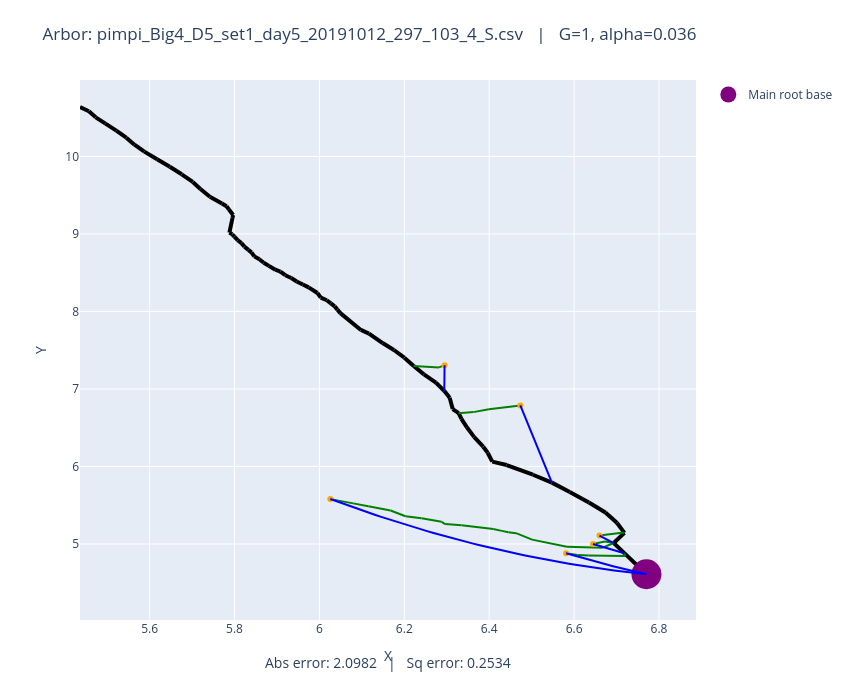

Source (notebook cell):
### Code cell
# Plot both observed and optimized
plot_arbors(fname, 1, 0.036)

### Figure 1 — Plotly figure (JSON) as saved in the notebook; plotly's stock layout.template omitted (floating-point values rounded to 4 significant figures)
{"data": [{"line": {"color": "black", "width": 4}, "mode": "lines", "showlegend": false, "type": "scatter", "x": [6.77, 6.718], "y": [4.61, 4.882]}, {"line": {"color": "black", "width": 4}, "mode": "lines", "showlegend": false, "type": "scatter", "x": [6.718, 6.693], "y": [4.882, 5.013]}, {"line": {"color": "black", "width": 4}, "mode": "lines", "showlegend": false, "type": "scatter", "x": [6.693, 6.719], "y": [5.013, 5.144]}, {"line": {"color": "black", "width": 4}, "mode": "lines", "showlegend": false, "type": "scatter", "x": [6.719, 6.701], "y": [5.144, 5.274]}, {"line": {"color": "black", "width": 4}, "mode": "lines", "showlegend": false, "type": "scatter", "x": [6.701, 6.674], "y": [5.274, 5.406]}, {"line": {"color": "black", "width": 4}, "mode": "lines", "showlegend": false, "type": "scatter", "x": [6.674, 6.635], "y": [5.406, 5.536]}, {"line": {"color": "black", "width": 4}, "mode": "lines", "showlegend": false, "type": "scatter", "x": [6.635, 6.59], "y": [5.536, 5.672]}, {"line": {"color": "black", "width": 4}, "mode": "lines", "showlegend": false, "type": "scatter", "x": [6.59, 6.548], "y": [5.672, 5.792]}, {"line": {"color": "black", "width": 4}, "mode": "lines", "showlegend": false, "type": "scatter", "x": [6.548, 6.503], "y": [5.792, 5.894]}, {"line": {"color": "black", "width": 4}, "mode": "lines", "showlegend": false, "type": "scatter", "x": [6.503, 6.441], "y": [5.894, 6.019]}, {"line": {"color": "black", "width": 4}, "mode": "lines", "showlegend": false, "type": "scatter", "x": [6.441, 6.407], "y": [6.019, 6.063]}, {"line": {"color": "black", "width": 4}, "mode": "lines", "showlegend": false, "type": "scatter", "x": [6.407, 6.396], "y": [6.063, 6.177]}, {"line": {"color": "black", "width": 4}, "mode": "lines", "showlegend": false, "type": "scatter", "x": [6.396, 6.386], "y": [6.177, 6.255]}, {"line": {"color": "black", "width": 4}, "mode": "lines", "showlegend": false, "type": "scatter", "x": [6.386, 6.365], "y": [6.255, 6.379]}, {"line": {"color": "black", "width": 4}, "mode": "lines", "showlegend": false, "type": "scatter", "x": [6.365, 6.347], "y": [6.379, 6.505]}, {"line": {"color": "black", "width": 4}, "mode": "lines", "showlegend": false, "type": "scatter", "x": [6.347, 6.335], "y": [6.505, 6.615]}, {"line": {"color": "black", "width": 4}, "mode": "lines", "showlegend": false, "type": "scatter", "x": [6.335, 6.328], "y": [6.615, 6.688]}, {"line": {"color": "black", "width": 4}, "mode": "lines", "showlegend": false, "type": "scatter", "x": [6.328, 6.314], "y": [6.688, 6.741]}, {"line": {"color": "black", "width": 4}, "mode": "lines", "showlegend": false, "type": "scatter", "x": [6.314, 6.307], "y": [6.741, 6.888]}, {"line": {"color": "black", "width": 4}, "mode": "lines", "showlegend": false, "type": "scatter", "x": [6.307, 6.294], "y": [6.888, 6.973]}, {"line": {"color": "black", "width": 4}, "mode": "lines", "showlegend": false, "type": "scatter", "x": [6.294, 6.275], "y": [6.973, 7.082]}, {"line": {"color": "black", "width": 4}, "mode": "lines", "showlegend": false, "type": "scatter", "x": [6.275, 6.246], "y": [7.082, 7.188]}, {"line": {"color": "black", "width": 4}, "mode": "lines", "showlegend": false, "type": "scatter", "x": [6.246, 6.222], "y": [7.188, 7.296]}, {"line": {"color": "black", "width": 4}, "mode": "lines", "showlegend": false, "type": "scatter", "x": [6.222, 6.2], "y": [7.296, 7.404]}, {"line": {"color": "black", "width": 4}, "mode": "lines", "showlegend": false, "type": "scatter", "x": [6.2, 6.176], "y": [7.404, 7.502]}, {"line": {"color": "black", "width": 4}, "mode": "lines", "showlegend": false, "type": "scatter", "x": [6.176, 6.149], "y": [7.502, 7.592]}, {"line": {"color": "black", "width": 4}, "mode": "lines", "showlegend": false, "type": "scatter", "x": [6.149, 6.117], "y": [7.592, 7.715]}, {"line": {"color": "black", "width": 4}, "mode": "lines", "showlegend": false, "type": "scatter", "x": [6.117, 6.098], "y": [7.715, 7.761]}, {"line": {"color": "black", "width": 4}, "mode": "lines", "showlegend": false, "type": "scatter", "x": [6.098, 6.049], "y": [7.761, 7.978]}, {"line": {"color": "black", "width": 4}, "mode": "lines", "showlegend": false, "type": "scatter", "x": [6.049, 6.042], "y": [7.978, 8.023]}, {"line": {"color": "black", "width": 4}, "mode": "lines", "showlegend": false, "type": "scatter", "x": [6.042, 6.036], "y": [8.023, 8.065]}, {"line": {"color": "black", "width": 4}, "mode": "lines", "showlegend": false, "type": "scatter", "x": [6.036, 6.027], "y": [8.065, 8.104]}, {"line": {"color": "black", "width": 4}, "mode": "lines", "showlegend": false, "type": "scatter", "x": [6.027, 6.017], "y": [8.104, 8.145]}, {"line": {"color": "black", "width": 4}, "mode": "lines", "showlegend": false, "type": "scatter", "x": [6.017, 6.003], "y": [8.145, 8.179]}, {"line": {"color": "black", "width": 4}, "mode": "lines", "showlegend": false, "type": "scatter", "x": [6.003, 5.995], "y": [8.179, 8.238]}, {"line": {"color": "black", "width": 4}, "mode": "lines", "showlegend": false, "type": "scatter", "x": [5.995, 5.975], "y": [8.238, 8.31]}, {"line": {"color": "black", "width": 4}, "mode": "lines", "showlegend": false, "type": "scatter", "x": [5.975, 5.961], "y": [8.31, 8.347]}, {"line": {"color": "black", "width": 4}, "mode": "lines", "showlegend": false, "type": "scatter", "x": [5.961, 5.946], "y": [8.347, 8.387]}, {"line": {"color": "black", "width": 4}, "mode": "lines", "showlegend": false, "type": "scatter", "x": [5.946, 5.934], "y": [8.387, 8.431]}, {"line": {"color": "black", "width": 4}, "mode": "lines", "showlegend": false, "type": "scatter", "x": [5.934, 5.92], "y": [8.431, 8.467]}, {"line": {"color": "black", "width": 4}, "mode": "lines", "showlegend": false, "type": "scatter", "x": [5.92, 5.908], "y": [8.467, 8.515]}, {"line": {"color": "black", "width": 4}, "mode": "lines", "showlegend": false, "type": "scatter", "x": [5.908, 5.896], "y": [8.515, 8.538]}, {"line": {"color": "black", "width": 4}, "mode": "lines", "showlegend": false, "type": "scatter", "x": [5.896, 5.881], "y": [8.538, 8.588]}, {"line": {"color": "black", "width": 4}, "mode": "lines", "showlegend": false, "type": "scatter", "x": [5.881, 5.869], "y": [8.588, 8.629]}, {"line": {"color": "black", "width": 4}, "mode": "lines", "showlegend": false, "type": "scatter", "x": [5.869, 5.859], "y": [8.629, 8.673]}, {"line": {"color": "black", "width": 4}, "mode": "lines", "showlegend": false, "type": "scatter", "x": [5.859, 5.847], "y": [8.673, 8.711]}, {"line": {"color": "black", "width": 4}, "mode": "lines", "showlegend": false, "type": "scatter", "x": [5.847, 5.84], "y": [8.711, 8.762]}, {"line": {"color": "black", "width": 4}, "mode": "lines", "showlegend": false, "type": "scatter", "x": [5.84, 5.833], "y": [8.762, 8.795]}, {"line": {"color": "black", "width": 4}, "mode": "lines", "showlegend": false, "type": "scatter", "x": [5.833, 5.823], "y": [8.795, 8.836]}, {"line": {"color": "black", "width": 4}, "mode": "lines", "showlegend": false, "type": "scatter", "x": [5.823, 5.816], "y": [8.836, 8.881]}, {"line": {"color": "black", "width": 4}, "mode": "lines", "showlegend": false, "type": "scatter", "x": [5.816, 5.807], "y": [8.881, 8.919]}, {"line": {"color": "black", "width": 4}, "mode": "lines", "showlegend": false, "type": "scatter", "x": [5.807, 5.8], "y": [8.919, 8.964]}, {"line": {"color": "black", "width": 4}, "mode": "lines", "showlegend": false, "type": "scatter", "x": [5.8, 5.795], "y": [8.964, 8.995]}, {"line": {"color": "black", "width": 4}, "mode": "lines", "showlegend": false, "type": "scatter", "x": [5.795, 5.788], "y": [8.995, 9.017]}, {"line": {"color": "black", "width": 4}, "mode": "lines", "showlegend": false, "type": "scatter", "x": [5.788, 5.795], "y": [9.017, 9.208]}, {"line": {"color": "black", "width": 4}, "mode": "lines", "showlegend": false, "type": "scatter", "x": [5.795, 5.797], "y": [9.208, 9.244]}, {"line": {"color": "black", "width": 4}, "mode": "lines", "showlegend": false, "type": "scatter", "x": [5.797, 5.787], "y": [9.244, 9.315]}, {"line": {"color": "black", "width": 4}, "mode": "lines", "showlegend": false, "type": "scatter", "x": [5.787, 5.781], "y": [9.315, 9.357]}, {"line": {"color": "black", "width": 4}, "mode": "lines", "showlegend": false, "type": "scatter", "x": [5.781, 5.77], "y": [9.357, 9.392]}, {"line": {"color": "black", "width": 4}, "mode": "lines", "showlegend": false, "type": "scatter", "x": [5.77, 5.742], "y": [9.392, 9.479]}, {"line": {"color": "black", "width": 4}, "mode": "lines", "showlegend": false, "type": "scatter", "x": [5.742, 5.72], "y": [9.479, 9.58]}, {"line": {"color": "black", "width": 4}, "mode": "lines", "showlegend": false, "type": "scatter", "x": [5.72, 5.702], "y": [9.58, 9.671]}, {"line": {"color": "black", "width": 4}, "mode": "lines", "showlegend": false, "type": "scatter", "x": [5.702, 5.676], "y": [9.671, 9.77]}, {"line": {"color": "black", "width": 4}, "mode": "lines", "showlegend": false, "type": "scatter", "x": [5.676, 5.648], "y": [9.77, 9.867]}, {"line": {"color": "black", "width": 4}, "mode": "lines", "showlegend": false, "type": "scatter", "x": [5.648, 5.618], "y": [9.867, 9.965]}, {"line": {"color": "black", "width": 4}, "mode": "lines", "showlegend": false, "type": "scatter", "x": [5.618, 5.588], "y": [9.965, 10.06]}, {"line": {"color": "black", "width": 4}, "mode": "lines", "showlegend": false, "type": "scatter", "x": [5.588, 5.564], "y": [10.06, 10.15]}, {"line": {"color": "black", "width": 4}, "mode": "lines", "showlegend": false, "type": "scatter", "x": [5.564, 5.545], "y": [10.15, 10.24]}, {"line": {"color": "black", "width": 4}, "mode": "lines", "showlegend": false, "type": "scatter", "x": [5.545, 5.522], "y": [10.24, 10.33]}, {"line": {"color": "black", "width": 4}, "mode": "lines", "showlegend": false, "type": "scatter", "x": [5.522, 5.496], "y": [10.33, 10.42]}, {"line": {"color": "black", "width": 4}, "mode": "lines", "showlegend": false, "type": "scatter", "x": [5.496, 5.473], "y": [10.42, 10.5]}, {"line": {"color": "black", "width": 4}, "mode": "lines", "showlegend": false, "type": "scatter", "x": [5.473, 5.457], "y": [10.5, 10.58]}, {"line": {"color": "black", "width": 4}, "mode": "lines", "showlegend": false, "type": "scatter", "x": [5.457, 5.436], "y": [10.58, 10.64]}, {"line": {"color": "green", "width": 2}, "mode": "lines", "showlegend": false, "type": "scatter", "x": [6.66, 6.717], "y": [5.109, 5.147]}, {"line": {"color": "green", "width": 2}, "mode": "lines", "showlegend": false, "type": "scatter", "x": [6.717, 6.719], "y": [5.147, 5.144]}, {"line": {"color": "green", "width": 2}, "mode": "lines", "showlegend": false, "type": "scatter", "x": [6.645, 6.673], "y": [5.001, 5.034]}, {"line": {"color": "green", "width": 2}, "mode": "lines", "showlegend": false, "type": "scatter", "x": [6.673, 6.693], "y": [5.034, 5.013]}, {"line": {"color": "green", "width": 2}, "mode": "lines", "showlegend": false, "type": "scatter", "x": [6.026, 6.045], "y": [5.581, 5.559]}, {"line": {"color": "green", "width": 2}, "mode": "lines", "showlegend": false, "type": "scatter", "x": [6.045, 6.08], "y": [5.559, 5.524]}, {"line": {"color": "green", "width": 2}, "mode": "lines", "showlegend": false, "type": "scatter", "x": [6.08, 6.115], "y": [5.524, 5.486]}, {"line": {"color": "green", "width": 2}, "mode": "lines", "showlegend": false, "type": "scatter", "x": [6.115, 6.168], "y": [5.486, 5.433]}, {"line": {"color": "green", "width": 2}, "mode": "lines", "showlegend": false, "type": "scatter", "x": [6.168, 6.203], "y": [5.433, 5.358]}, {"line": {"color": "green", "width": 2}, "mode": "lines", "showlegend": false, "type": "scatter", "x": [6.203, 6.241], "y": [5.358, 5.332]}, {"line": {"color": "green", "width": 2}, "mode": "lines", "showlegend": false, "type": "scatter", "x": [6.241, 6.288], "y": [5.332, 5.286]}, {"line": {"color": "green", "width": 2}, "mode": "lines", "showlegend": false, "type": "scatter", "x": [6.288, 6.296], "y": [5.286, 5.257]}, {"line": {"color": "green", "width": 2}, "mode": "lines", "showlegend": false, "type": "scatter", "x": [6.296, 6.335], "y": [5.257, 5.241]}, {"line": {"color": "green", "width": 2}, "mode": "lines", "showlegend": false, "type": "scatter", "x": [6.335, 6.41], "y": [5.241, 5.194]}, {"line": {"color": "green", "width": 2}, "mode": "lines", "showlegend": false, "type": "scatter", "x": [6.41, 6.43], "y": [5.194, 5.169]}, {"line": {"color": "green", "width": 2}, "mode": "lines", "showlegend": false, "type": "scatter", "x": [6.43, 6.445], "y": [5.169, 5.151]}, {"line": {"color": "green", "width": 2}, "mode": "lines", "showlegend": false, "type": "scatter", "x": [6.445, 6.463], "y": [5.151, 5.14]}, {"line": {"color": "green", "width": 2}, "mode": "lines", "showlegend": false, "type": "scatter", "x": [6.463, 6.501], "y": [5.14, 5.056]}, {"line": {"color": "green", "width": 2}, "mode": "lines", "showlegend": false, "type": "scatter", "x": [6.501, 6.583], "y": [5.056, 4.963]}, {"line": {"color": "green", "width": 2}, "mode": "lines", "showlegend": false, "type": "scatter", "x": [6.583, 6.667], "y": [4.963, 4.951]}, {"line": {"color": "green", "width": 2}, "mode": "lines", "showlegend": false, "type": "scatter", "x": [6.667, 6.693], "y": [4.951, 5.013]}, {"line": {"color": "green", "width": 2}, "mode": "lines", "showlegend": false, "type": "scatter", "x": [6.581, 6.608], "y": [4.88, 4.86]}, {"line": {"color": "green", "width": 2}, "mode": "lines", "showlegend": false, "type": "scatter", "x": [6.608, 6.634], "y": [4.86, 4.851]}, {"line": {"color": "green", "width": 2}, "mode": "lines", "showlegend": false, "type": "scatter", "x": [6.634, 6.72], "y": [4.851, 4.845]}, {"line": {"color": "green", "width": 2}, "mode": "lines", "showlegend": false, "type": "scatter", "x": [6.72, 6.718], "y": [4.845, 4.882]}, {"line": {"color": "green", "width": 2}, "mode": "lines", "showlegend": false, "type": "scatter", "x": [6.295, 6.282], "y": [7.307, 7.278]}, {"line": {"color": "green", "width": 2}, "mode": "lines", "showlegend": false, "type": "scatter", "x": [6.282, 6.222], "y": [7.278, 7.296]}, {"line": {"color": "green", "width": 2}, "mode": "lines", "showlegend": false, "type": "scatter", "x": [6.473, 6.399], "y": [6.788, 6.737]}, {"line": {"color": "green", "width": 2}, "mode": "lines", "showlegend": false, "type": "scatter", "x": [6.399, 6.363], "y": [6.737, 6.701]}, {"line": {"color": "green", "width": 2}, "mode": "lines", "showlegend": false, "type": "scatter", "x": [6.363, 6.328], "y": [6.701, 6.688]}, {"marker": {"color": "orange"}, "mode": "markers", "showlegend": false, "type": "scatter", "x": [6.66], "y": [5.109]}, {"marker": {"color": "orange"}, "mode": "markers", "showlegend": false, "type": "scatter", "x": [6.645], "y": [5.001]}, {"marker": {"color": "orange"}, "mode": "markers", "showlegend": false, "type": "scatter", "x": [6.026], "y": [5.581]}, {"marker": {"color": "orange"}, "mode": "markers", "showlegend": false, "type": "scatter", "x": [6.581], "y": [4.88]}, {"marker": {"color": "orange"}, "mode": "markers", "showlegend": false, "type": "scatter", "x": [6.295], "y": [7.307]}, {"marker": {"color": "orange"}, "mode": "markers", "showlegend": false, "type": "scatter", "x": [6.473], "y": [6.788]}, {"marker": {"color": "purple", "size": 30}, "mode": "markers", "name": "Main root base", "type": "scatter", "x": [6.77], "y": [4.61]}, {"line": {"color": "blue"}, "mode": "lines", "showlegend": false, "type": "scatter", "x": [6.66, 6.661, 6.661, 6.662, 6.663, 6.663, 6.664, 6.665, 6.665, 6.666, 6.667, 6.667, 6.668, 6.669, 6.669, 6.67, 6.671, 6.671, 6.672, 6.673, 6.674, 6.674, 6.675, 6.676, 6.676, 6.677, 6.678, 6.678, 6.679, 6.68, 6.68, 6.681, 6.682, 6.682, 6.683, 6.684, 6.684, 6.685, 6.686, 6.686, 6.687, 6.688, 6.689, 6.689, 6.69, 6.691, 6.691, 6.692, 6.693, 6.693], "y": [5.109, 5.107, 5.105, 5.103, 5.101, 5.099, 5.097, 5.095, 5.093, 5.091, 5.089, 5.087, 5.085, 5.083, 5.082, 5.08, 5.078, 5.076, 5.074, 5.072, 5.07, 5.068, 5.066, 5.064, 5.062, 5.06, 5.058, 5.056, 5.054, 5.052, 5.05, 5.048, 5.046, 5.044, 5.042, 5.04, 5.038, 5.036, 5.034, 5.032, 5.03, 5.028, 5.026, 5.024, 5.022, 5.021, 5.019, 5.017, 5.015, 5.013]}, {"line": {"color": "blue"}, "mode": "lines", "showlegend": false, "type": "scatter", "x": [6.645, 6.646, 6.648, 6.649, 6.651, 6.652, 6.654, 6.655, 6.657, 6.658, 6.66, 6.661, 6.663, 6.664, 6.666, 6.667, 6.669, 6.67, 6.672, 6.673, 6.675, 6.676, 6.678, 6.679, 6.681, 6.682, 6.684, 6.685, 6.687, 6.688, 6.69, 6.691, 6.693, 6.694, 6.696, 6.697, 6.699, 6.7, 6.702, 6.703, 6.705, 6.706, 6.708, 6.709, 6.711, 6.712, 6.714, 6.715, 6.717, 6.718], "y": [5.001, 4.998, 4.996, 4.993, 4.991, 4.988, 4.986, 4.983, 4.981, 4.978, 4.976, 4.973, 4.971, 4.968, 4.966, 4.963, 4.961, 4.958, 4.956, 4.953, 4.951, 4.948, 4.946, 4.944, 4.941, 4.939, 4.936, 4.934, 4.931, 4.929, 4.927, 4.924, 4.922, 4.919, 4.917, 4.915, 4.912, 4.91, 4.908, 4.905, 4.903, 4.9, 4.898, 4.896, 4.893, 4.891, 4.889, 4.886, 4.884, 4.882]}, {"line": {"color": "blue"}, "mode": "lines", "showlegend": false, "type": "scatter", "x": [6.026, 6.041, 6.056, 6.071, 6.086, 6.102, 6.117, 6.132, 6.147, 6.162, 6.178, 6.193, 6.208, 6.223, 6.238, 6.254, 6.269, 6.284, 6.299, 6.314, 6.33, 6.345, 6.36, 6.375, 6.39, 6.406, 6.421, 6.436, 6.451, 6.466, 6.482, 6.497, 6.512, 6.527, 6.542, 6.558, 6.573, 6.588, 6.603, 6.618, 6.634, 6.649, 6.664, 6.679, 6.694, 6.71, 6.725, 6.74, 6.755, 6.77], "y": [5.581, 5.55, 5.52, 5.49, 5.46, 5.431, 5.403, 5.374, 5.347, 5.32, 5.293, 5.267, 5.241, 5.215, 5.19, 5.166, 5.142, 5.118, 5.095, 5.073, 5.051, 5.029, 5.008, 4.987, 4.967, 4.947, 4.928, 4.909, 4.89, 4.872, 4.855, 4.838, 4.821, 4.805, 4.789, 4.774, 4.759, 4.745, 4.731, 4.718, 4.705, 4.693, 4.681, 4.669, 4.658, 4.648, 4.637, 4.628, 4.619, 4.61]}, {"line": {"color": "blue"}, "mode": "lines", "showlegend": false, "type": "scatter", "x": [6.581, 6.585, 6.589, 6.593, 6.597, 6.6, 6.604, 6.608, 6.612, 6.616, 6.62, 6.624, 6.628, 6.631, 6.635, 6.639, 6.643, 6.647, 6.651, 6.655, 6.658, 6.662, 6.666, 6.67, 6.674, 6.678, 6.682, 6.685, 6.689, 6.693, 6.697, 6.701, 6.705, 6.709, 6.713, 6.716, 6.72, 6.724, 6.728, 6.732, 6.736, 6.74, 6.743, 6.747, 6.751, 6.755, 6.759, 6.763, 6.767, 6.77], "y": [4.88, 4.874, 4.868, 4.862, 4.855, 4.849, 4.843, 4.837, 4.831, 4.825, 4.819, 4.813, 4.807, 4.801, 4.796, 4.79, 4.784, 4.778, 4.773, 4.767, 4.761, 4.756, 4.75, 4.744, 4.739, 4.733, 4.728, 4.722, 4.717, 4.712, 4.706, 4.701, 4.695, 4.69, 4.685, 4.68, 4.675, 4.669, 4.664, 4.659, 4.654, 4.649, 4.644, 4.639, 4.634, 4.629, 4.624, 4.619, 4.615, 4.61]}, {"line": {"color": "blue"}, "mode": "lines", "showlegend": false, "type": "scatter", "x": [6.294, 6.294, 6.294, 6.294, 6.294, 6.294, 6.294, 6.294, 6.294, 6.294, 6.294, 6.294, 6.294, 6.294, 6.294, 6.294, 6.294, 6.294, 6.294, 6.294, 6.294, 6.294, 6.294, 6.295, 6.295, 6.295, 6.295, 6.295, 6.295, 6.295, 6.295, 6.295, 6.295, 6.295, 6.295, 6.295, 6.295, 6.295, 6.295, 6.295, 6.295, 6.295, 6.295, 6.295, 6.295, 6.295, 6.295, 6.295, 6.295, 6.295], "y": [6.975, 6.982, 6.989, 6.995, 7.002, 7.009, 7.016, 7.022, 7.029, 7.036, 7.043, 7.05, 7.056, 7.063, 7.07, 7.077, 7.083, 7.09, 7.097, 7.104, 7.111, 7.117, 7.124, 7.131, 7.138, 7.145, 7.151, 7.158, 7.165, 7.172, 7.178, 7.185, 7.192, 7.199, 7.206, 7.212, 7.219, 7.226, 7.233, 7.24, 7.246, 7.253, 7.26, 7.267, 7.273, 7.28, 7.287, 7.294, 7.301, 7.307]}, {"line": {"color": "blue"}, "mode": "lines", "showlegend": false, "type": "scatter", "x": [6.473, 6.475, 6.476, 6.478, 6.479, 6.481, 6.482, 6.484, 6.486, 6.487, 6.489, 6.49, 6.492, 6.493, 6.495, 6.496, 6.498, 6.499, 6.501, 6.502, 6.504, 6.505, 6.507, 6.508, 6.51, 6.511, 6.513, 6.514, 6.516, 6.517, 6.519, 6.52, 6.522, 6.523, 6.525, 6.527, 6.528, 6.53, 6.531, 6.533, 6.534, 6.536, 6.537, 6.539, 6.54, 6.542, 6.543, 6.545, 6.546, 6.548], "y": [6.788, 6.768, 6.747, 6.727, 6.706, 6.686, 6.666, 6.645, 6.625, 6.604, 6.584, 6.563, 6.543, 6.523, 6.502, 6.482, 6.462, 6.441, 6.421, 6.4, 6.38, 6.36, 6.339, 6.319, 6.299, 6.278, 6.258, 6.238, 6.217, 6.197, 6.177, 6.156, 6.136, 6.116, 6.095, 6.075, 6.055, 6.035, 6.014, 5.994, 5.974, 5.954, 5.933, 5.913, 5.893, 5.873, 5.852, 5.832, 5.812, 5.792]}], "layout": {"annotations": [{"font": {"size": 14}, "showarrow": false, "text": "Abs error: 2.0982   |   Sq error: 0.2534", "x": 0.5, "xref": "paper", "y": -0.1, "yref": "paper"}], "height": 700, "margin": {"b": 80, "t": 80}, "title": {"text": "Arbor: pimpi_Big4_D5_set1_day5_20191012_297_103_4_S.csv   |   G=1, alpha=0.036"}, "width": 850, "xaxis": {"autorange": true, "range": [5.436, 6.888], "title": {"text": "X"}, "type": "linear"}, "yaxis": {"autorange": true, "range": [4.02, 10.99], "title": {"text": "Y"}, "type": "linear"}}}
